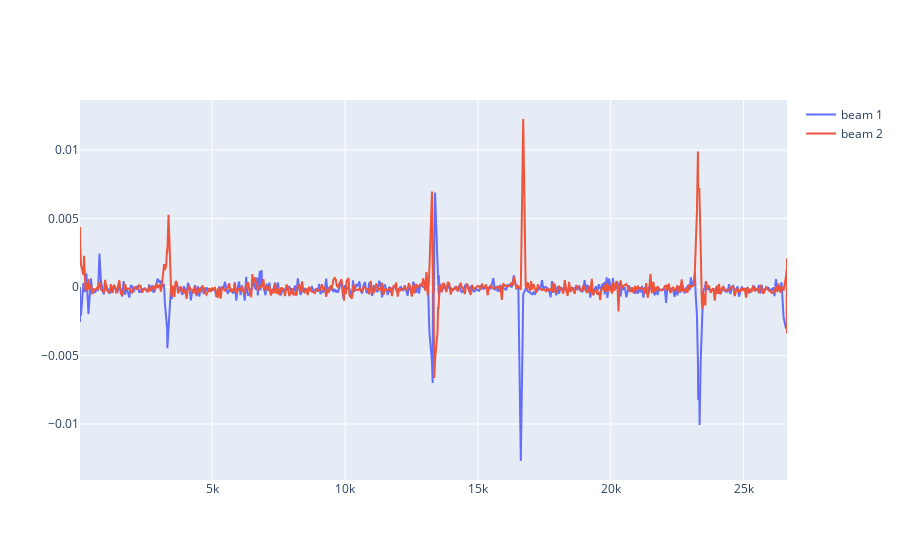

Source (notebook cell):
### Code cell
fig = go.Figure()

fig.add_trace(go.Scatter(x=beam1.S, y=beam1.X/1e6, mode='lines', text = beam1.NAME, name='beam 1'))
fig.add_trace(go.Scatter(x=beam2.S, y=beam2.X/1e6, mode='lines', text = beam2.NAME, name='beam 2'))

fig.show()

### Figure 1 — Plotly figure (JSON) as saved in the notebook; plotly's stock layout.template omitted (floating-point values rounded to 4 significant figures; data arrays with more than 128 entries replaced by an {"elided": "..."} marker saying what was removed)
{"data": [{"mode": "lines", "name": "beam 1", "text": {"elided": "542 str values"}, "type": "scatter", "x": {"elided": "542 float values"}, "y": {"elided": "542 float values"}}, {"mode": "lines", "name": "beam 2", "text": {"elided": "542 str values"}, "type": "scatter", "x": {"elided": "542 float values"}, "y": {"elided": "542 float values"}}], "layout": {}}
